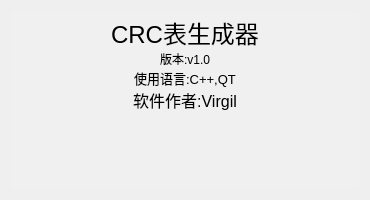
<?xml version="1.0" encoding="UTF-8"?>
<ui version="4.0">
 <class>AboutDlg</class>
 <widget class="QDialog" name="AboutDlg">
  <property name="geometry">
   <rect>
    <x>0</x>
    <y>0</y>
    <width>370</width>
    <height>200</height>
   </rect>
  </property>
  <property name="windowTitle">
   <string>Dialog</string>
  </property>
  <layout class="QHBoxLayout" name="horizontalLayout">
   <item>
    <widget class="QTextEdit" name="textEdit">
     <property name="palette">
      <palette>
       <active>
        <colorrole role="Base">
         <brush brushstyle="SolidPattern">
          <color alpha="255">
           <red>240</red>
           <green>240</green>
           <blue>240</blue>
          </color>
         </brush>
        </colorrole>
       </active>
       <inactive>
        <colorrole role="Base">
         <brush brushstyle="SolidPattern">
          <color alpha="255">
           <red>240</red>
           <green>240</green>
           <blue>240</blue>
          </color>
         </brush>
        </colorrole>
       </inactive>
       <disabled>
        <colorrole role="Base">
         <brush brushstyle="SolidPattern">
          <color alpha="255">
           <red>240</red>
           <green>240</green>
           <blue>240</blue>
          </color>
         </brush>
        </colorrole>
       </disabled>
      </palette>
     </property>
     <property name="frameShape">
      <enum>QFrame::NoFrame</enum>
     </property>
     <property name="html">
      <string>&lt;!DOCTYPE HTML PUBLIC &quot;-//W3C//DTD HTML 4.0//EN&quot; &quot;http://www.w3.org/TR/REC-html40/strict.dtd&quot;&gt;
&lt;html&gt;&lt;head&gt;&lt;meta name=&quot;qrichtext&quot; content=&quot;1&quot; /&gt;&lt;style type=&quot;text/css&quot;&gt;
p, li { white-space: pre-wrap; }
&lt;/style&gt;&lt;/head&gt;&lt;body style=&quot; font-family:'SimSun'; font-size:9pt; font-weight:400; font-style:normal;&quot;&gt;
&lt;p align=&quot;center&quot; style=&quot; margin-top:0px; margin-bottom:0px; margin-left:0px; margin-right:0px; -qt-block-indent:0; text-indent:0px;&quot;&gt;&lt;span style=&quot; font-size:18pt;&quot;&gt;CRC表生成器&lt;/span&gt;&lt;/p&gt;
&lt;p align=&quot;center&quot; style=&quot; margin-top:0px; margin-bottom:0px; margin-left:0px; margin-right:0px; -qt-block-indent:0; text-indent:0px;&quot;&gt;版本:v1.0&lt;/p&gt;
&lt;p align=&quot;center&quot; style=&quot; margin-top:0px; margin-bottom:0px; margin-left:0px; margin-right:0px; -qt-block-indent:0; text-indent:0px;&quot;&gt;&lt;span style=&quot; font-size:10pt;&quot;&gt;使用语言:C++,QT&lt;/span&gt;&lt;/p&gt;
&lt;p align=&quot;center&quot; style=&quot; margin-top:0px; margin-bottom:0px; margin-left:0px; margin-right:0px; -qt-block-indent:0; text-indent:0px;&quot;&gt;&lt;span style=&quot; font-size:12pt;&quot;&gt;软件作者:Virgil&lt;/span&gt;&lt;/p&gt;&lt;/body&gt;&lt;/html&gt;</string>
     </property>
    </widget>
   </item>
  </layout>
 </widget>
 <resources/>
 <connections/>
</ui>
